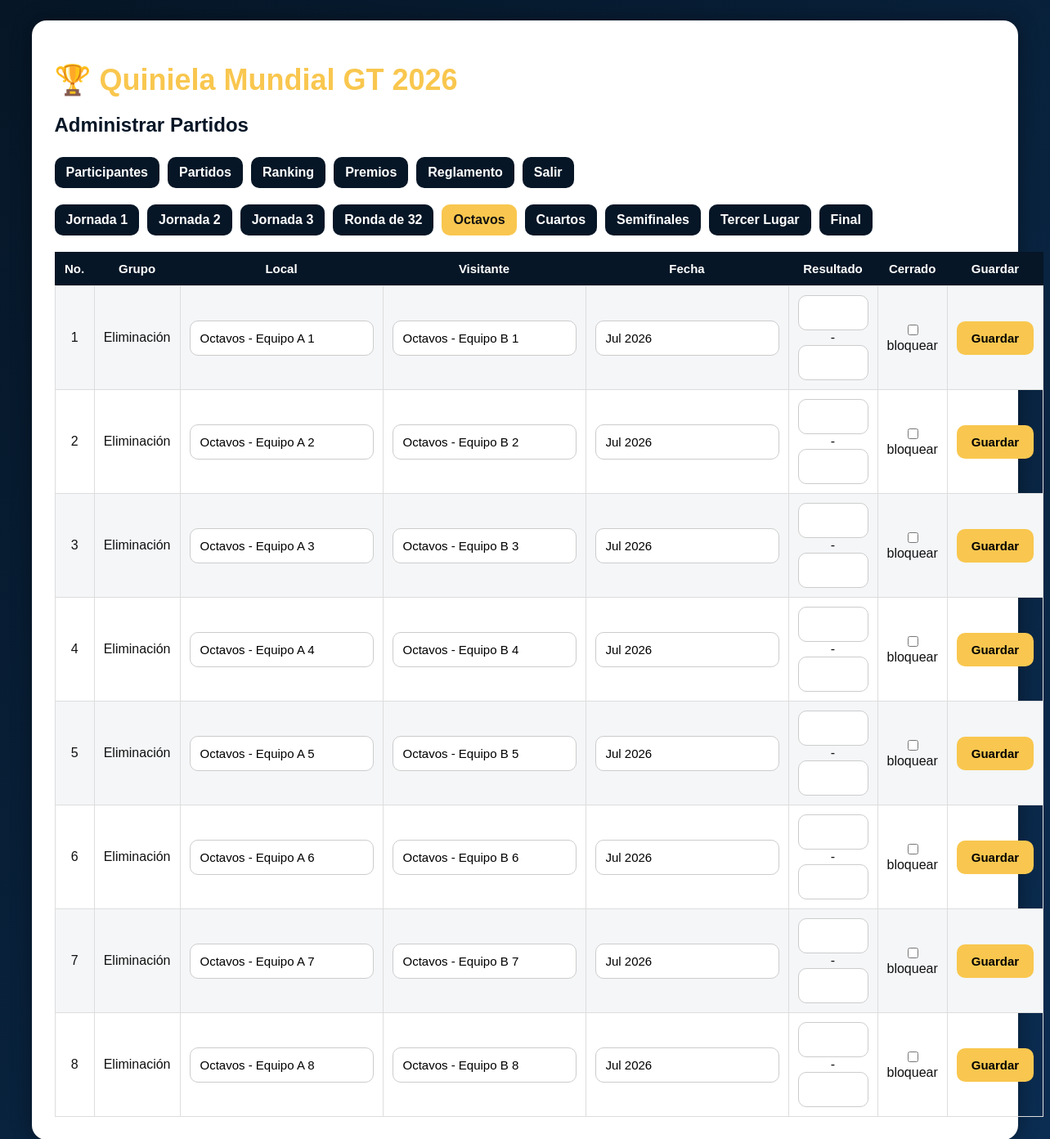
The app's page /admin/partidos?etapa=Octavos (signed in) with its own data.
### models.py (models this page shows)
class Partido(db.Model):
    __tablename__ = "partidos"
    id = db.Column(db.Integer, primary_key=True)
    etapa = db.Column(db.String(50))
    grupo = db.Column(db.String(50))
    numero = db.Column(db.Integer)
    equipo_local = db.Column(db.String(100))
    equipo_visitante = db.Column(db.String(100))
    fecha_texto = db.Column(db.String(100))
    fecha_hora = db.Column(db.DateTime)
    goles_local = db.Column(db.Integer)
    goles_visitante = db.Column(db.Integer)
    cerrado = db.Column(db.Boolean, default=False)

### app.py (the view)
@app.route("/admin/partidos")
def admin_partidos():
    if not es_admin():
        return redirect("/")
    etapa = request.args.get("etapa", "Jornada 1")
    partidos = Partido.query.filter_by(etapa=etapa).order_by(Partido.numero).all()
    etapas = [x[0] for x in db.session.query(Partido.etapa).distinct().all()]
    return render_template(
        "admin_partidos.html",
        partidos=partidos,
        etapas=etapas,
        etapa=etapa
    )

### app.py (called while the page is built)
def usuario_actual():
    if "usuario_id" not in session:
        return None
    return Usuario.query.get(session["usuario_id"])

def es_admin():
    usuario = usuario_actual()
    return usuario and usuario.es_admin

### templates/admin_partidos.html (shortened to what this page needs)
<!DOCTYPE html>
<html>
<head>
    <link rel="stylesheet" href="{{ url_for('static', filename='css/style.css') }}">
</head>
<body>
<div class="container">
<div class="card">
<h1>🏆 Quiniela Mundial GT 2026</h1>
<h2>Administrar Partidos</h2>
<div class="nav">
    <a href="/admin">Participantes</a>
    <a href="/admin/partidos">Partidos</a>
    <a href="/ranking">Ranking</a>
    <a href="/premios">Premios</a>
    <a href="/reglamento">Reglamento</a>
    <a href="/logout">Salir</a>
</div>
<div class="nav">
{% for e in etapas %}
    <a class="{% if e == etapa %}gold{% endif %}" href="/admin/partidos?etapa={{ e }}">{{ e }}</a>
{% endfor %}
</div>
<table>
<tr><th>No.</th><th>Grupo</th><th>Local</th><th>Visitante</th><th>Fecha</th><th>Resultado</th><th>Cerrado</th><th>Guardar</th></tr>
{% for p in partidos %}
<tr>
<form method="POST" action="/admin/partido/{{ p.id }}">
<td>{{ p.numero }}</td>
<td>{{ p.grupo }}</td>
<td><input name="equipo_local" value="{{ p.equipo_local }}"></td>
<td><input name="equipo_visitante" value="{{ p.equipo_visitante }}"></td>
<td><input name="fecha_texto" value="{{ p.fecha_texto or '' }}"></td>
<td><input class="score-input" name="goles_local" value="{{ '' if p.goles_local is none else p.goles_local }}"> - <input class="score-input" name="goles_visitante" value="{{ '' if p.goles_visitante is none else p.goles_visitante }}"></td>
<td><input type="checkbox" name="cerrado" {% if p.cerrado %}checked{% endif %}> bloquear</td>
<td><button>Guardar</button></td>
</form>
</tr>
{% endfor %}
</table>
</div>
</div>
</body>
</html>

### static/css/style.css (style rules this page uses)
body { background: linear-gradient(135deg,#061626,#0b2d52); color:white; font-family: Arial, sans-serif; margin:0; }
.container { width:94%; margin:auto; padding:25px; }
.card { background:white; color:#111; padding:28px; border-radius:18px; box-shadow:0 0 25px rgba(0,0,0,.35); }
h1 { color:#f9c74f; font-size:36px; margin-bottom:10px; }
h2 { color:#061626; margin-bottom:25px; }
.nav { display:flex; flex-wrap:wrap; gap:10px; margin-bottom:20px; }
.nav a { background:#061626; color:white; padding:10px 14px; border-radius:10px; text-decoration:none; font-weight:bold; }
.nav a.gold { background:#f9c74f; color:#111; }
input { padding:12px; border-radius:10px; border:1px solid #ccc; color:#000; background:#fff; font-size:15px; }
button { background:#f9c74f; border:none; padding:12px 18px; border-radius:10px; cursor:pointer; font-weight:bold; font-size:15px; }
table { width:100%; border-collapse:collapse; margin-top:15px; }
th { background:#061626; color:white; padding:12px; font-size:15px; }
td { padding:11px; border:1px solid #ddd; text-align:center; }
tr:nth-child(even) { background:#f4f6f8; }
.score-input { width:60px; text-align:center; }

### records on screen
Partido: numero "1", grupo "Eliminación", equipo_local "Octavos - Equipo A 1", equipo_visitante "Octavos - Equipo B 1", fecha_texto "Jul 2026"
Partido: numero "2", grupo "Eliminación", equipo_local "Octavos - Equipo A 2", equipo_visitante "Octavos - Equipo B 2", fecha_texto "Jul 2026"
Partido: numero "3", grupo "Eliminación", equipo_local "Octavos - Equipo A 3", equipo_visitante "Octavos - Equipo B 3", fecha_texto "Jul 2026"
Partido: numero "4", grupo "Eliminación", equipo_local "Octavos - Equipo A 4", equipo_visitante "Octavos - Equipo B 4", fecha_texto "Jul 2026"
Partido: numero "5", grupo "Eliminación", equipo_local "Octavos - Equipo A 5", equipo_visitante "Octavos - Equipo B 5", fecha_texto "Jul 2026"
Partido: numero "6", grupo "Eliminación", equipo_local "Octavos - Equipo A 6", equipo_visitante "Octavos - Equipo B 6", fecha_texto "Jul 2026"
Partido: numero "7", grupo "Eliminación", equipo_local "Octavos - Equipo A 7", equipo_visitante "Octavos - Equipo B 7", fecha_texto "Jul 2026"
Partido: numero "8", grupo "Eliminación", equipo_local "Octavos - Equipo A 8", equipo_visitante "Octavos - Equipo B 8", fecha_texto "Jul 2026"

### other values on screen
{{ e }} "Jornada 1" "Jornada 2" "Jornada 3" "Ronda de 32" "Octavos" "Cuartos" "Semifinales" "Tercer Lugar" "Final"
